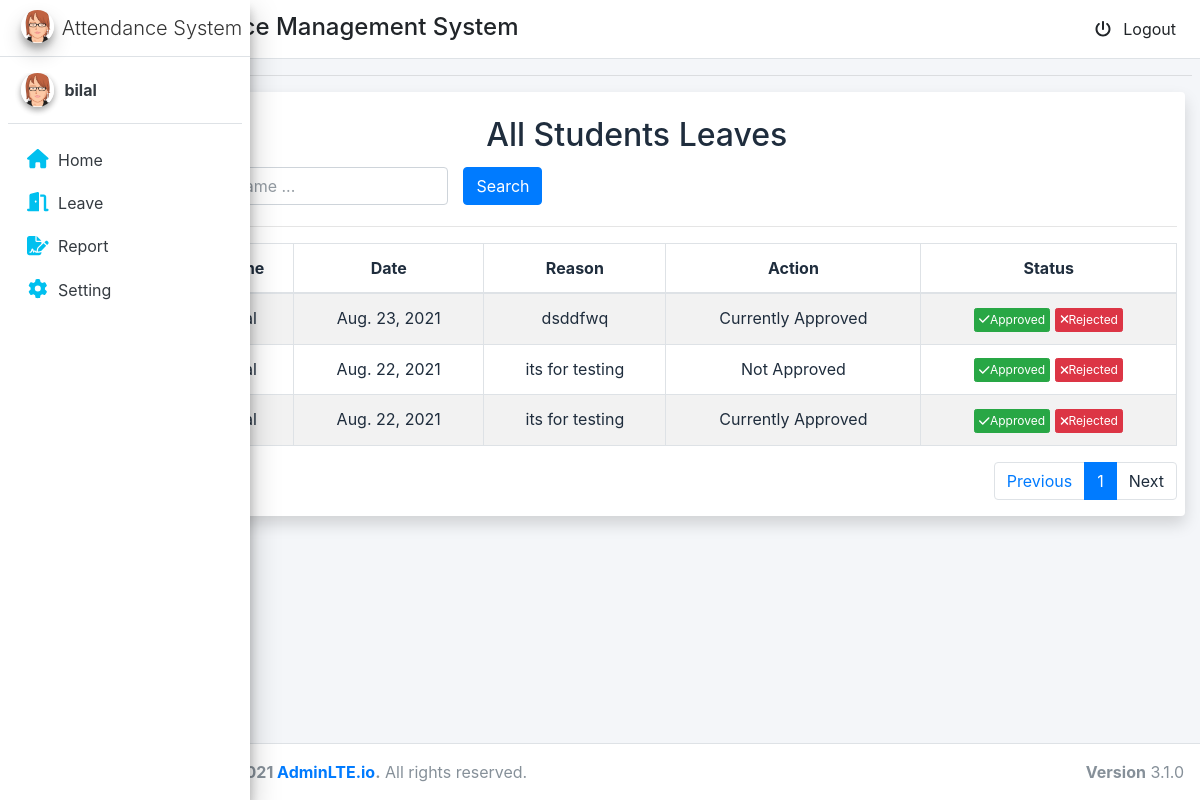
/adm/leave/approvel/ (signed in), run on the app's committed database.
### account/models.py (models this page shows, shortened)
class MyUser(AbstractUser):
    USER_TYPE_CHOICES = (
        (1, 'student'),
        (2, 'admin'),
    )
    email = models.EmailField(verbose_name='Email', max_length=60, unique=True)
    user_type = models.PositiveSmallIntegerField(choices=USER_TYPE_CHOICES,default='1')
    phone=models.IntegerField(blank=True,null=True)
    picture = models.ImageField(upload_to='static/image/profile_pic/', null=True,blank=True)
    USERNAME_FIELD = 'email'
    username=None
    REQUIRED_FIELDS = []
    objects = CustomUserManager()

### students/models.py (models this page shows, shortened)
class Leave(models.Model):
    date=models.DateField()
    reason=models.TextField(max_length=300,blank=True,null=True)
    student=models.ForeignKey(MyUser,on_delete=models.CASCADE)
    approve=models.BooleanField(default=False)

### adm/views.py (the view)
# urls.py: path('leave/approvel/', views.leave_approvel, name='leave_approvel'),
def leave_approvel(request):
    all_leave = Leave.objects.all().order_by('-id')
    p = Paginator(all_leave, 7)
    page_number = request.GET.get('page')
    try:
        page_obj = p.get_page(page_number)
    except PageNotAnInteger:
        page_obj = p.page(1)
    except EmptyPage:
        page_obj = p.page(p.num_pages)
    context = {'page_obj': page_obj}
    return render(request, 'leave_approvel.html', context)

### adm/templates/leave_approvel.html (shortened to what this page needs)
{% extends 'base.html' %}
{% block content %}
<div class="container-fluid ">
    <div class="col-md-12 shadow bg-white rounded">
        <br>
        <h2 class="text-center">All Students Leaves</h2>
        <div class="row" style="padding: 5px">
            <div class="col-lg-4">
                <input type="text" class="form-control name_search" placeholder="Search by Item Name ..."
                    value="{{ search_value_name }}">
            </div>
            <div class="col-lg-2">
                <button class="btn btn-primary search">Search</button>
            </div>
        </div>
        <hr>
        <div class="content-panel table-responsive">
            <table class="table table-striped table-bordered table-advance table-hover item-table">
                <thead>
                    <tr>
                        <th class="text-center"> S.No</th>
                        <th class="text-center"> Name</th>
                        <th class="text-center">Date</th>
                        <th class="text-center">Reason</th>
                        <th class="text-center">Action</th>
                        <th class="text-center">Status</th>
                    </tr>
                </thead>
                <tbody class="product-table-body text-center">
                    {% if page_obj %}
                    {% for stu in page_obj.object_list %}
                    <tr>
                        <td><a href="#">{{ forloop.counter}}</a></td>
                        <td class="#">{{ stu.student.first_name }}</td>
                        <td class="#">{{ stu.date }}</td>
                        <td class="#">{{ stu.reason }}</td>
                        <td class="#">{%if stu.approve == True %} Currently Approved {% else %} Not Approved {%endif%}</td>
                        <td>
                            <a href="{% url 'leave_approvel_response' pk=stu.id val=1 %}"><button class="btn btn-success btn-xs"
                                    title="view attendance"><i class="fa fa-check"></i>Approved</button></a>
                            <a href="{% url 'leave_approvel_response' pk=stu.id val=0 %}"><button
                                    class="btn btn-danger btn-xs delete"><i class="fa fa-times"></i>Rejected</button></a>
                        </td>
                    </tr>
                    {% endfor %}
                    {% else %}
                    <tr>
                        <td colspan="8"> No Record Found</td>
                    </tr>
                    {% endif %}
                </tbody>
            </table>
            <nav aria-label="...">
                <ul class="pagination justify-content-end">
                    <li class="page-item ">
                        <a {% if page_obj.has_previous %} href="?page={{page_obj.previous_page_number }}" {% else %}
                            disable {% endif %}>
                            <span class="page-link">Previous</span></a>
                    </li>
                    <li class="page-item active"><a class="page-link "
                            href="?page={{page_obj.number}}">{{page_obj.number}}</a></li>
                    <li class="page-item">
                        <a class="page-link" >Next</a>
                    </li>
                </ul>
            </nav>
        </div>
    </div>
</div>
{% endblock content %}

### templates/components/sidebar.html (shortened to what this page needs)
{% load cache %}
{% load static %}
<aside id="side_bar" class="main-sidebar sidebar-light-primary  elevation-4 ">
    <a href="" class="brand-link ">
        <img src="{% static 'image/avatar3.png' %}" alt="AdminLTE Logo" class="brand-image img-circle elevation-3">
        <span class="brand-text font-weight-light text-center">Attendance System</span>
    </a>
    <div id="sidebarmenu">
        <div class="sidebar">
            <div class="user-panel mt-3 pb-3 mb-3 d-flex">
                <div class="image">
                    {% if request.user.picture %}
                    <img src="/{{request.user.picture}}" class="img-circle elevation-2" alt="Image">
                    {% else %}
                    <img src="{% static 'image/avatar3.png' %}" class="img-circle elevation-2" alt="Image">
                    {% endif %}
                </div>
                <div class="info">
                    <a href="" class="d-block"><strong>{{request.user.first_name}}</strong></a>
                </div>
            </div>
            <nav class="mt-2">
                <ul class="nav nav-pills nav-sidebar flex-column" data-widget="treeview" role="menu"
                    data-accordion="false">
                  {% if  request.user.user_type == 1 %}
                    <li class="nav-item">
                        <a href="{% url 'student_home' %}"
                            class="nav-link">
                            <i style="color: #00c0ef;" class="nav-icon fa fa-home"></i>
                            <p class="">
                                Home
                            </p>
                        </a>
                    </li>
                    <li class="nav-item">
                        <a href="{% url 'leave_table' %}" class="nav-link ">
                            <i style="color: #00c0ef;" class="nav-icon fas fa-door-open"></i>
                            <p>Leave </p>
                        </a>
                    </li>
                    <li class="nav-item">
                        <a href="{% url 'attendance_table' %}" class="nav-link ">
                            <i style="color: #00c0ef;" class="nav-icon fas fa-file-signature"></i>
                            <p>Report </p>
                        </a>
                    </li>
                    <li class="nav-item">
                        <a href="{% url 'update_profile' %}" class="nav-link ">
                            <i style="color: #00c0ef;" class="nav-icon fas fa-cog"></i>
                            <p>Setting</p>
                        </a>
                    </li>
                  {%endif %}
            </nav>
        </div>
    </div>
</aside>

### data on the page
MyUser: user.first_name "bilal"
Leave: date "Aug. 23, 2021", reason "dsddfwq", approve "Currently Approved"
Leave: date "Aug. 22, 2021", reason "its for testing", approve "Not Approved"
Leave: date "Aug. 22, 2021", reason "its for testing", approve "Currently Approved"

### other printed values
{{ page_obj.number }} "1"
